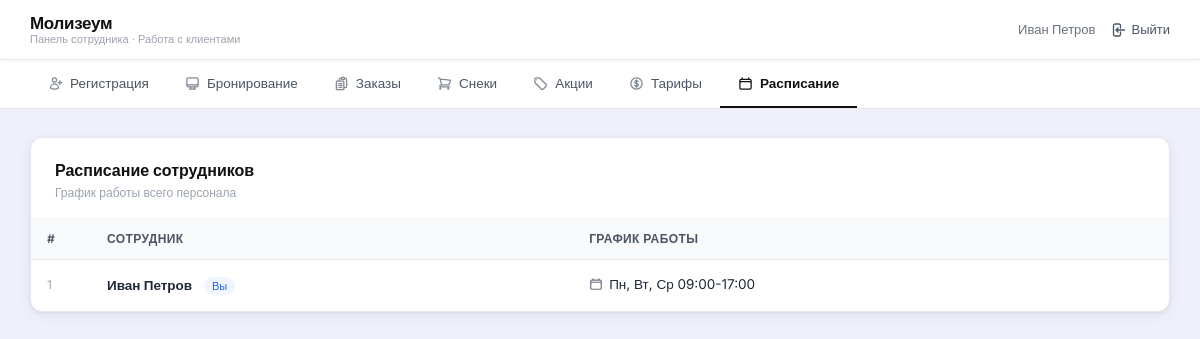
The page /employee/schedule.php (signed in) on the database its author committed.
### tables this page shows
CREATE TABLE IF NOT EXISTS `users` (
  `id`           INT AUTO_INCREMENT PRIMARY KEY,
  `first_name`   VARCHAR(50)  NOT NULL,
  `last_name`    VARCHAR(50)  NOT NULL,
  `email`        VARCHAR(100) NOT NULL UNIQUE,
  `phone`        VARCHAR(20)  NOT NULL,
  `password`     VARCHAR(255) NOT NULL,
  `role`         ENUM('admin','employee','client') NOT NULL DEFAULT 'client',
  `status`       ENUM('active','blocked','unconfirmed') NOT NULL DEFAULT 'active',
  `balance`      DECIMAL(10,2) NOT NULL DEFAULT 0.00,
  `schedule`     VARCHAR(100) DEFAULT NULL COMMENT 'График работы сотрудника',
  `salary`       INT DEFAULT NULL COMMENT 'Зарплата сотрудника (руб)',
  `created_at`   TIMESTAMP NOT NULL DEFAULT CURRENT_TIMESTAMP
);

### employee/schedule.php (the view, shortened to what this page needs)
<?php
require_once '../config.php';
$employees = $conn->query("SELECT id, first_name, last_name, schedule FROM users WHERE role='employee' ORDER BY id ASC");
$emps = [];
while ($row = $employees->fetch_assoc()) $emps[] = $row;
?>
<?php include 'header.php'; ?>
<div class="main-content">
    <div class="table-card">
        <div class="table-card-header">
            <div>
                <div class="table-card-title">Расписание сотрудников</div>
                <div class="table-card-desc">График работы всего персонала</div>
            </div>
        </div>
        <div style="max-height:calc(100vh - 220px);overflow-y:auto">
            <table class="data-table">
                <thead style="position:sticky;top:0;z-index:1;background:#fff">
                    <tr>
                        <th style="width:60px">#</th>
                        <th>Сотрудник</th>
                        <th>График работы</th>
                    </tr>
                </thead>
                <tbody>
                <?php if (empty($emps)): ?>
                <tr>
                    <td colspan="3" style="text-align:center;padding:40px;color:#9ca3af">
                        Сотрудники не найдены
                    </td>
                </tr>
                <?php else: ?>
                <?php foreach ($emps as $i => $row): ?>
                <tr>
                    <td style="color:#9ca3af;font-size:12px"><?= $i + 1 ?></td>
                    <td>
                        <strong><?= htmlspecialchars($row['first_name'].' '.$row['last_name']) ?></strong>
                        <?php if ((int)$row['id'] === (int)$_SESSION['user_id']): ?>
                        <span style="margin-left:8px;font-size:11px;background:#eff6ff;color:#2563eb;
                              padding:2px 8px;border-radius:20px;font-weight:500">Вы</span>
                        <?php endif; ?>
                    </td>
                    <td>
                        <?php if ($row['schedule']): ?>
                        <span style="display:inline-flex;align-items:center;gap:6px">
                            <?= htmlspecialchars($row['schedule']) ?>
                        </span>
                        <?php else: ?>
                        <span style="color:#9ca3af;font-style:italic;font-size:13px">Не задан</span>
                        <?php endif; ?>
                    </td>
                </tr>
                <?php endforeach; ?>
                <?php endif; ?>
                </tbody>
            </table>
        </div>
    </div>
</div>
</body>
</html>

### css/style.css (style rules this page uses)
:root { --bg: #eef1fb; --white: #ffffff; --black: #111111; --gray-50: #f9fafb; --gray-100: #f3f4f6; --gray-200: #e5e7eb; --gray-400: #9ca3af; --gray-600: #4b5563; --gray-800: #1f2937; --red: #e11d48; --red-light: #fce7ef; --red-dark: #be123c; --green: #16a34a; --green-light: #dcfce7; --blue: #2563eb; --blue-light: #eff6ff; --yellow-light: #fef9c3; --yellow: #a16207; --shadow: 0 1px 3px rgba(0,0,0,.08), 0 4px 16px rgba(0,0,0,.05); --radius: 12px; --radius-sm: 8px; --radius-xs: 6px; }
* { box-sizing: border-box; margin: 0; padding: 0; }
body { font-family: 'Inter', sans-serif; background: var(--bg); color: var(--gray-800); min-height: 100vh; font-size: 14px; line-height: 1.5; }
.main-content { max-width: 1280px; margin: 0 auto; padding: 28px 30px; }
.table-card { background: var(--white); border-radius: var(--radius); border: 1px solid var(--gray-200); overflow: hidden; box-shadow: var(--shadow); }
.table-card-header { display: flex; justify-content: space-between; align-items: flex-start; padding: 20px 24px 16px; border-bottom: 1px solid var(--gray-100); }
.table-card-title { font-size: 16px; font-weight: 700; color: var(--black); }
.table-card-desc { font-size: 12px; color: var(--gray-400); margin-top: 2px; }
.data-table { width: 100%; border-collapse: collapse; font-size: 13.5px; }
.data-table thead th { text-align: left; padding: 11px 16px; color: var(--gray-600); font-size: 12px; font-weight: 600; text-transform: uppercase; letter-spacing: 0.4px; background: var(--gray-50); border-bottom: 1px solid var(--gray-200); }
.data-table tbody td { padding: 14px 16px; border-bottom: 1px solid var(--gray-100); color: var(--gray-800); vertical-align: middle; }
.data-table tbody tr:last-child td { border-bottom: none; }

### rows shown on the page
users: first_name+last_name "Иван Петров", shows "Вы", schedule "Пн, Вт, Ср 09:00-17:00"

### other values the page prints
$name "Иван Петров"
